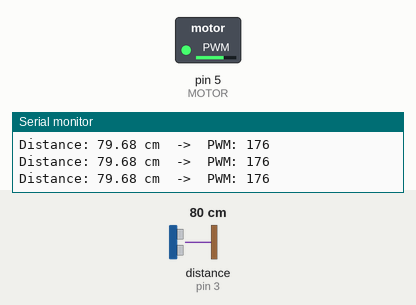
Simulated run of this sketch. Board: Arduino Uno, built with avr-gcc and run on an emulated ATmega328P. On the bench: switched loads named in the sketch (green lamp = pin HIGH), the last lines printed to the serial monitor. Wiring (inferred from the names in the program): ultrasonic range finder: trigger pin 2; echo pin 3. Inputs (shaded band) come from the test bench; at power-on: distance to the obstacle (sensor on pin 3) 80 cm. The echo pulse lasts 58.3 µs per cm; pins used as bus, display or sensor lines are not drawn.

Above: at 1.2 s.
1.3 s: distance to the obstacle (sensor on pin 3) set to 250 cm
At 1.8 s:
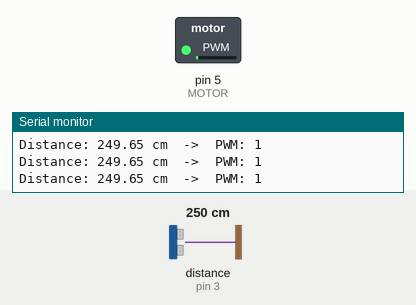
2.8 s: distance to the obstacle (sensor on pin 3) set to 4 cm
At 4.0 s:
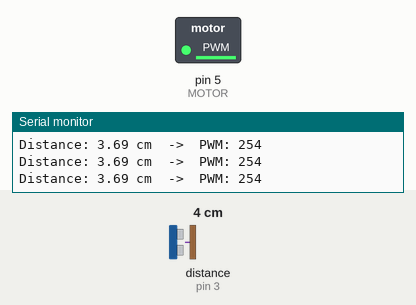
4.3 s: distance to the obstacle (sensor on pin 3) set to 299 cm
At 5.3 s:
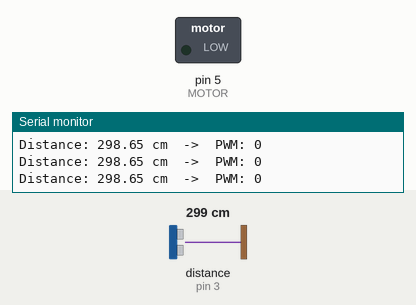
Timing chart, 0 to 7.3 s (numbered marks = the images above; inputs shaded):
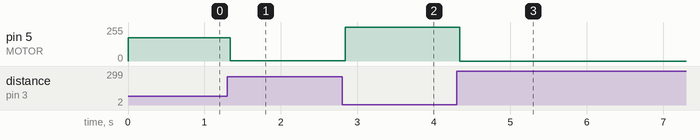

The sketch:

haptic_distance_pwm.ino
```cpp
// HC-SR04 distance -> motor vibration intensity (Arduino UNO Q)
// 255 cm from a surface = PWM 1, 3 cm from a surface = PWM 255,
// and every distance in between scales smoothly (linear).

const int TRIG  = 2;
const int ECHO  = 3;
const int MOTOR = 5;          // PWM pin -> 220 Ω -> TIP31C base

// --- Range ---
const float NEAR_CM = 3.0;    // at or closer than this = PWM 255
const float FAR_CM  = 250.0;  // at this distance = PWM 1; beyond it = motor off
const int   MIN_PWM = 1;      // absolute minimum while something is in range
const int   MAX_PWM = 255;    // absolute maximum

// How quickly the reading follows your hand: 1.0 = instant (jittery),
// lower = smoother but laggier. 0.5 feels responsive without much jitter.
const float RESPONSE = 1;

float smoothed = -1;          // averaged distance, removes jitter

void setup() {
  Serial.begin(115200);
  pinMode(TRIG, OUTPUT);
  pinMode(ECHO, INPUT);
  pinMode(MOTOR, OUTPUT);
  analogWrite(MOTOR, 0);
}

float readCm() {
  digitalWrite(TRIG, LOW);  delayMicroseconds(2);
  digitalWrite(TRIG, HIGH); delayMicroseconds(10);
  digitalWrite(TRIG, LOW);
  unsigned long us = pulseIn(ECHO, HIGH, 30000);   // 30 ms timeout (~5 m)
  if (us == 0) return -1;                           // nothing detected
  return us * 0.0343 / 2.0;
}

int distanceToPwm(float cm) {
  if (cm < 0 || cm > FAR_CM) return 0;              // nothing in range -> off
  float d = constrain(cm, NEAR_CM, FAR_CM);
  float closeness = (FAR_CM - d) / (FAR_CM - NEAR_CM);   // 0.0 at 255 cm, 1.0 at 3 cm
  int pwm = MIN_PWM + (int)round(closeness * (MAX_PWM - MIN_PWM));
  return constrain(pwm, MIN_PWM, MAX_PWM);
}

void loop() {
  float cm = readCm();

  if (cm > 0) {
    smoothed = (smoothed < 0) ? cm : smoothed * (1.0 - RESPONSE) + cm * RESPONSE;
  } else {
    smoothed = -1;
  }

  int pwm = distanceToPwm(smoothed);
  analogWrite(MOTOR, pwm);

  Serial.print("Distance: ");
  Serial.print(smoothed);
  Serial.print(" cm  ->  PWM: ");
  Serial.println(pwm);

  delay(60);   // HC-SR04 needs ~60 ms between pings
}
```

Measured:
- after the input at 1.3 s, pin 5 (MOTOR): 176/255 → 1/255 at once
- after the input at 2.8 s, pin 5 (MOTOR): 1/255 → 254/255 at once
- after the input at 4.3 s, pin 5 (MOTOR): 254/255 → 0/255 at once
